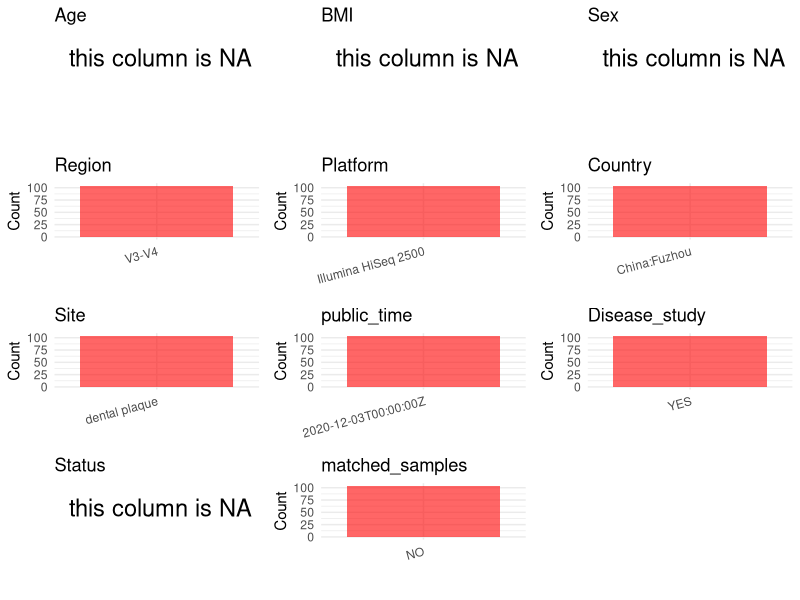

This chart was generated by the following R code: (Note: this script raises an error after producing the figure.)
## ---- chunk 1
# Load necessary libraries
library(dplyr)
library(ggplot2)
library(cowplot)
library(readxl)

# Set working directory (update this path to your local directory)
setwd("/home/dongbiao/word_embedding_microbiome/all_data/oral/global-oral-microbiome/data/projects/PRJNA589106")

# Read the initial metadata files
initial_meta<-read.csv("SraRunTable.csv")

head(initial_meta)
## ---- chunk 2
# Create a uniform metadata dataframe
metadata <- data.frame(
  BioProject = initial_meta$BioProject,
  Run = initial_meta$Run,
  sample_name = initial_meta$Sample.Name,
  Age = NA,
  BMI = NA,
  Sex=NA,
  Region = "V3-V4",
  Platform = initial_meta$Instrument,
  Country = initial_meta$geo_loc_name,
  Site = "dental plaque",
  public_time = initial_meta$ReleaseDate,
  stringsAsFactors = FALSE
)
metadata<-unique(metadata)
## ---- chunk 3
# Add information obtained from the publication
metadata$PCR_primers <- "F: 5′ CCTAYGGGRBGCAAG 3′; R: 5′ GGACTACNNGGGTATCTAAT 3′"
metadata$title <- "Study of oral microorganisms contributing to non-carious cervical lesions via bacterial interaction and pH regulation"
metadata$Disease_study <- "YES"

# Assign disease status based on sample_name patterns
metadata$Status <- NA
metadata$matched_samples <- "NO"
## ---- chunk 4
# Check the number of unique runs and sample names
print(paste("Number of unique runs:", length(unique(metadata$Run))))
print(paste("Number of unique sample names:", length(unique(metadata$sample_name))))
## ---- chunk 5
# Select columns for visualization
plot_data <- metadata %>%
  select(-BioProject, -Run, -sample_name, -title)

# Function to create simple plots for each column
create_simple_plots <- function(data) {
  plots <- list()
  
  for (col in colnames(data)) {
    # Check if the column is all NA
    if (all(is.na(data[[col]]))) {
      # Create an empty plot with text indicating all NA
      p <- ggplot() +
        annotate("text", x = 0.5, y = 0.5, label = "this column is NA", size = 6) +
        labs(title = col) +
        theme_void()
    } else if (is.numeric(data[[col]])) {
      # Numeric variable: histogram
      p <- ggplot(data, aes(x = .data[[col]])) +
        geom_histogram(fill = "blue", alpha = 0.6, bins = 20, na.rm = TRUE) +
        labs(title = col) +
        theme_minimal()
    } else {
      # Categorical variable: bar plot (remove NA values)
      count_data <- as.data.frame(table(data[[col]], useNA = "ifany"))
      p <- ggplot(count_data, aes(x = reorder(Var1, -Freq), y = Freq)) +
        geom_col(fill = "red", alpha = 0.6) +
        labs(title = col, x = NULL, y = "Count") +
        theme_minimal() +
        theme(axis.text.x = element_text(angle = 15, hjust = 1))
    }
    plots[[col]] <- p
  }
  
  return(plots)
}

# Generate and arrange plots
plots <- create_simple_plots(plot_data)
p<-plot_grid(plots$Age, 
          plots$BMI, 
          plots$Sex, 
          plots$Region, 
          plots$Platform, 
          plots$Country, 
          plots$Site,
          plots$public_time, 
          plots$Disease_study,
          plots$Status,
          plots$matched_samples,# add 
          ncol = 3, align = "hv", axis = "lb")
ggsave("Metadata_Summary.png", plot = p, width = 8, height = 6, dpi = 150)
## ---- chunk 6
knitr::include_graphics("Metadata_Summary.png")
## ---- chunk 7
# Reorder columns to match the desired format
metadata <- metadata[, c(
  "BioProject", "Run", "sample_name", "Age", "BMI", "Sex", 
  "Region", "Platform", "Country", "Site", "public_time", 
  "PCR_primers", "title", "Disease_study", "Status","matched_samples"
)]

# Export the uniform metadata to a CSV file
metadata<-unique(metadata)
write.csv(metadata, file = "metadata.csv", quote = FALSE)
head(metadata)
